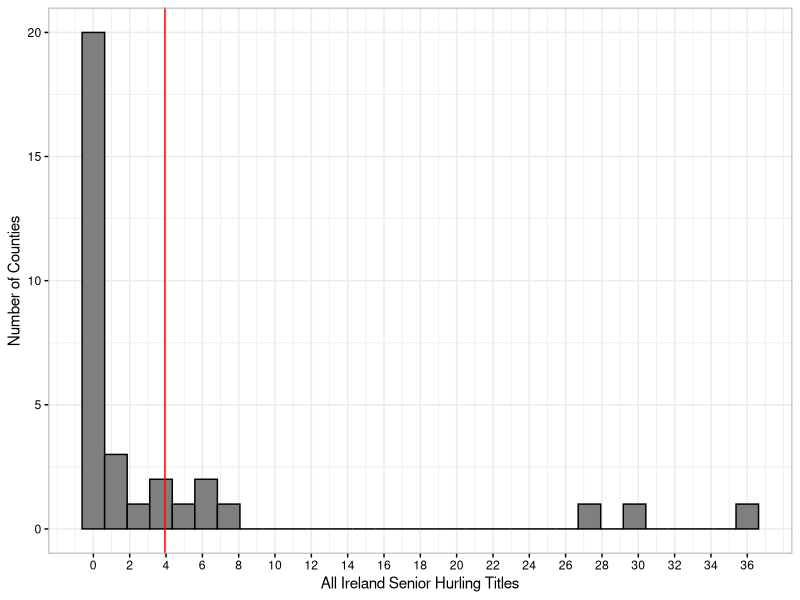
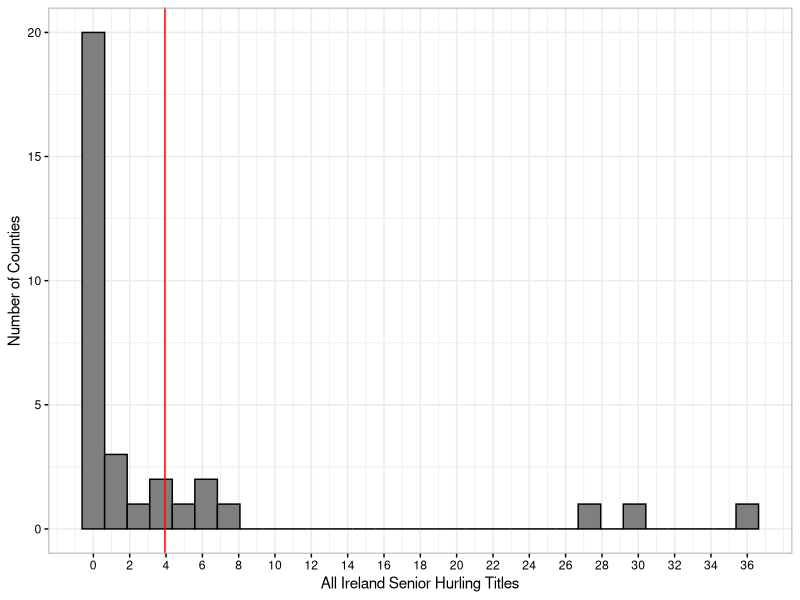
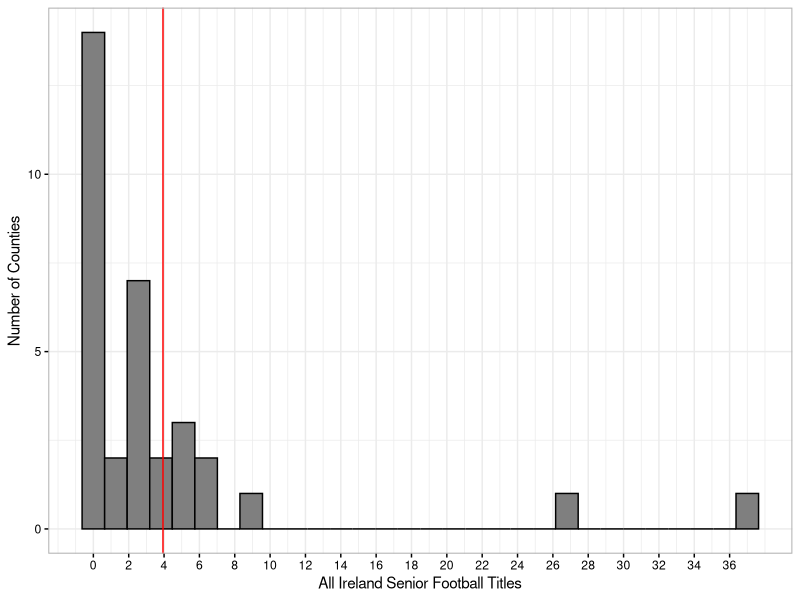

Source code (R) for these figures, in order: (Note: this script raises an error after producing the figures.)
## Tutorial MT, 01

# Script to bootstrap means of All Ireland title per county

library(tidyverse)
library(gridExtra)

theme_slides <- function(base_size = 12){
  theme_minimal() +
    theme(
      axis.text = element_text(colour="black"),
      strip.text = element_text(size=12),
      axis.ticks = element_line(colour = "black"),
      legend.key=element_rect(colour=NA, fill =NA),
      panel.border = element_rect(fill = NA, colour = "grey70", size = 0.7)
    )
}

ggplot2::theme_set(theme_slides())

# Load data
df <- read.csv("data/gaa_champions.csv")

df %>% 
  arrange(- titles_football) %>% 
 # head() %>% 
  select(-titles_hurling)

df %>% 
  arrange(- titles_hurling) %>% 
  select(-titles_football)


ggplot(df, aes(x = titles_hurling)) +
  geom_histogram(colour = "black", fill = "grey50") + 
  scale_x_continuous(breaks = c(seq(0, 36, 2))) +
  geom_vline(xintercept = mean(df$titles_hurling), colour = "red") +
  labs(x = "All Ireland Senior Hurling Titles", y = "Number of Counties") 
ggsave("plots/mt_01_hurling.pdf", width = 5, height = 3)

ggplot(df, aes(x = titles_football)) +
  geom_histogram() + 
  geom_histogram(colour = "black", fill = "grey50") + 
  scale_x_continuous(breaks = c(seq(0, 36, 2))) +
  geom_vline(xintercept = mean(df$titles_football), colour = "red") +
  labs(x = "All Ireland Senior Football Titles", y = "Number of Counties") +
ggsave("plots/mt_01_football.pdf", width = 5, height = 3)

boot.mean <-  function(x, B, binwidth=NULL, title) {
  n <-  length(x)
  boot.samples <-  matrix(sample(x, size = n*B, replace=TRUE), B, n)
  boot.statistics <-  apply(boot.samples, 1, mean)
  se <-  sd(boot.statistics)
  if (is.null(binwidth))
    binwidth = diff(range(boot.statistics)) / 30
  p <-  ggplot(data.frame(x=boot.statistics),aes(x = x)) +
    geom_histogram(aes(y = ..density..), binwidth = binwidth, colour = "black", fill = "grey50") + 
    geom_density(color = "red") +
    labs(x = "Sampling distribution of the sample mean") +
    ggtitle(label = title)
  plot(p)
}

hurling <- with(df, boot.mean(titles_hurling, B = 1000, binwidth = 0.2, title = "Hurling")) 

football <- with(df, boot.mean(titles_football, B = 1000, binwidth = 0.2, title = "Gaelic Football"))

pdf("plots/mt_01_sampling_means.pdf", width = 8, height = 3)
gridExtra::grid.arrange(hurling, football, nrow = 1)
dev.off()

## Estimate mean, sd and standard error

values <- c(9, 2, 5, 4)

std <- function(x) sd(x)/sqrt(length(x))

mean(values)

sd(values)

std(values)
sd(values)/sqrt(4)


## Get grades from Irish soccer team

grades <- read.csv("data/grades_player_ireland.csv")

grades <- grades %>% 
  group_by(game) %>% 
  mutate(team_mean = mean(grade))

grades %>% 
  group_by(game) %>% 
  summarise(team_mean = mean(grade),
         team_sd = sd(grade))
  
ggplot(data = grades, aes(x = surname, y = grade)) +
  geom_hline(aes(yintercept = team_mean), colour = "red", size = 1.3, alpha = 0.8) +
  geom_point(size = 2) +
  facet_wrap(~ game, scales = "free_x") +
  scale_y_continuous(limits = c(0, 10), breaks = c(seq(0, 10, 2))) +
  labs(x = NULL, y = "Grade", caption = "Grades retrieved from www.balls.ie") +
  theme(axis.text.x = element_text(angle = 45, hjust = 1)) 
ggsave("plots/mt_01_ire_soccer.pdf", width = 6, height = 3)
